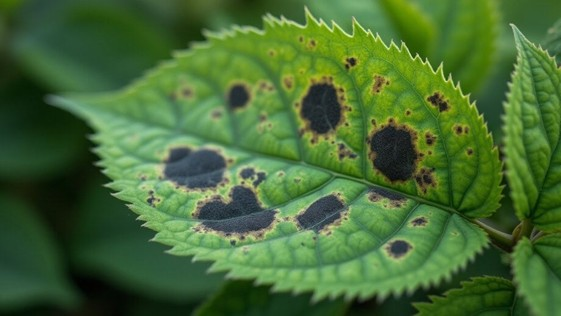
#> input picture Picture3.jpg, 561 x 316 px, found by its file name
$ python aaaaa1.py
#> lines starting #> are read from the running program, lines starting #| are printed output that depends on the picture; after the words box and inside, x2 and y2 are one past the last pixel; in counts of white or black regions, pixels touching at a corner belong together
import cv2
import numpy as np
import matplotlib.pyplot as plt

img = cv2.imread("picture3.jpg", cv2.IMREAD_GRAYSCALE)
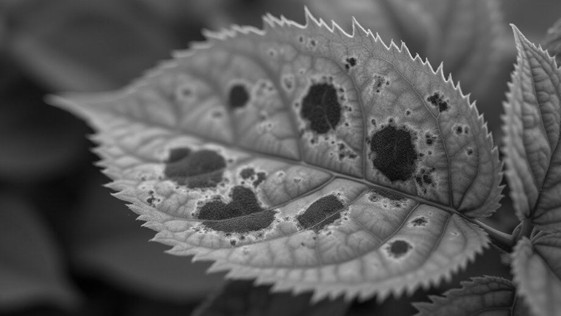
#> img: shape (316, 561); min 1, max 228, mean 89.3

def glcm_horizontal(image, levels):
    h, w = image.shape
    glcm = np.zeros((levels, levels), dtype=int)
    for y in range(h):
        for x in range(w - 1):
            i = image[y, x]
            j = image[y, x + 1]
            glcm[i, j] += 1
    return glcm

def glcm_vertical(image, levels):
    h, w = image.shape
    glcm = np.zeros((levels, levels), dtype=int)
    for y in range(h - 1):
        for x in range(w):
            i = image[y, x]
            j = image[y + 1, x]
            glcm[i, j] += 1
    return glcm

def glcm_diagonal(image, levels):
    h, w = image.shape
    glcm = np.zeros((levels, levels), dtype=int)
    for y in range(h - 1):
        for x in range(w - 1):
            i = image[y, x]
            j = image[y + 1, x + 1]
            glcm[i, j] += 1
    return glcm

def normalize_glcm(glcm):
    total = 0
    h, w = glcm.shape
    for i in range(h):
        for j in range(w):
            total += glcm[i, j]
    if total == 0:
        return glcm.astype(float)
    return glcm / total

def max_probability(glcm):
    h, w = glcm.shape
    max_val = 0
    for i in range(h):
        for j in range(w):
            if glcm[i, j] > max_val:
                max_val = glcm[i, j]
    return max_val

def energy(glcm):
    h, w = glcm.shape
    total = 0.0
    for i in range(h):
        for j in range(w):
            total += glcm[i, j] ** 2
    return total

def entropy(glcm):
    h, w = glcm.shape
    total = 0.0
    for i in range(h):
        for j in range(w):
            if glcm[i, j] > 0:
                total += -glcm[i, j] * np.log2(glcm[i, j])
    return total

def contrast(glcm):
    h, w = glcm.shape
    total = 0.0
    for i in range(h):
        for j in range(w):
            total += ((i - j) ** 2) * glcm[i, j]
    return total

def homogeneity(glcm):
    h, w = glcm.shape
    total = 0.0
    for i in range(h):
        for j in range(w):
            total += glcm[i, j] / (1 + abs(i - j))
    return total

def compute_features(glcm_raw):
    glcm = normalize_glcm(glcm_raw)
    return {
        "Max Probability": max_probability(glcm),
        "Energy": energy(glcm),
        "Entropy": entropy(glcm),
        "Contrast": contrast(glcm),
        "Homogeneity": homogeneity(glcm)
    }
patch = img[0:5, 0:5]
#> patch = [[74, 75, 75, 76, 76], [73, 73, 74, 75, 75], [71, 71, 71, 72, 73], [68, 68, 69, 70, 70], [68, 68, 68, 69, 70]]
minp, maxp = patch.min(), patch.max()
#> minp = 68; maxp = 76
levels = int(maxp - minp + 1)
#> levels = 9
patch = (patch - minp).astype(np.uint8)
#> patch = [[6, 7, 7, 8, 8], [5, 5, 6, 7, 7], [3, 3, 3, 4, 5], [0, 0, 1, 2, 2], [0, 0, 0, 1, 2]]

glcm_h = glcm_horizontal(patch, levels)
glcm_v = glcm_vertical(patch, levels)
glcm_d = glcm_diagonal(patch, levels)

features_h = compute_features(glcm_h)
#> after the loop in normalize_glcm, `for i in range(h):`: total = 20
#> after the loop in max_probability, `for i in range(h):`: max_val = 0.15
#> in energy, `h, w = glcm.shape`: h = 9
#> after the loop in energy, `for i in range(h):`: total = 0.09
#> in entropy, `h, w = glcm.shape`: h = 9
#> after the loop in entropy, `for i in range(h):`: total = 3.58
#> in contrast, `h, w = glcm.shape`: h = 9
#> after the loop in contrast, `for i in range(h):`: total = 0.5
#> in homogeneity, `h, w = glcm.shape`: h = 9
#> after the loop in homogeneity, `for i in range(h):`: total = 0.75
#> features_h = {'Max Probability': 0.15, 'Energy': 0.09, 'Entropy': 3.58, 'Contrast': 0.5, 'Homogeneity': 0.75}
features_v = compute_features(glcm_v)
#> features_v = {'Max Probability': 0.1, 'Energy': 0.075, 'Entropy': 3.82, 'Contrast': 3.75, 'Homogeneity': 0.463}
features_d = compute_features(glcm_d)
#> features_d = {'Max Probability': 0.125, 'Energy': 0.0781, 'Entropy': 3.75, 'Contrast': 2.31, 'Homogeneity': 0.578}

def print_features(direction, features):
    print(f"{direction}")
    for key, value in features.items():
        print(f"{key:15}:{round(value, 4)}")
    print()

print_features("Horizontal", features_h)
#> the loop in print_features, `for key, value in features.items():` made 5 passes
#> (key, value) on passes 1 to 5: ('Max Probability', 0.15), ('Energy', 0.09), ('Entropy', 3.58), ('Contrast', 0.5), ('Homogeneity', 0.75)
#| Max Probability:0.15
#| Energy         :0.09
#| Entropy        :3.5842
#| Contrast       :0.5
#| Homogeneity    :0.75
print_features("Vertical", features_v)
#> the loop in print_features (call 2), `for key, value in features.items():` made 5 passes
#> (key, value) on passes 1 to 5: ('Max Probability', 0.1), ('Energy', 0.075), ('Entropy', 3.82), ('Contrast', 3.75), ('Homogeneity', 0.463)
#| Max Probability:0.1
#| Energy         :0.075
#| Entropy        :3.8219
#| Contrast       :3.75
#| Homogeneity    :0.4625
print_features("Diagonal", features_d)

plt.figure(figsize=(20, 5))

plt.subplot(1, 4, 1)
plt.imshow(patch, cmap='gray')
plt.title("5x5 Image Patch")
plt.axis('off')

plt.subplot(1, 4, 2)
plt.imshow(normalize_glcm(glcm_h), cmap='hot')
plt.title("Horizontal GLCM")


plt.subplot(1, 4, 3)
plt.imshow(normalize_glcm(glcm_v), cmap='hot')
plt.title("Vertical GLCM")

plt.subplot(1, 4, 4)
plt.imshow(normalize_glcm(glcm_d), cmap='hot')
plt.title("Diagonal GLCM")


plt.tight_layout()
plt.show()
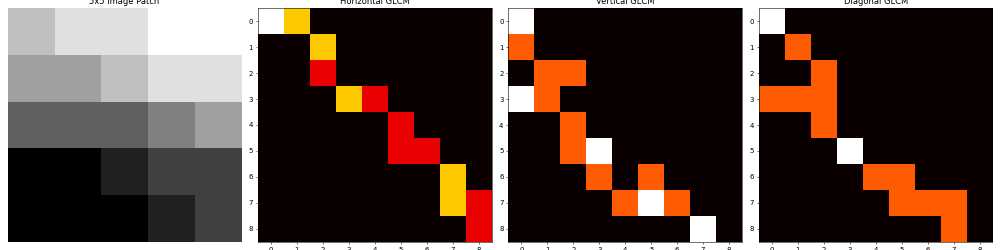
#> figure drawn by matplotlib, 4 panels

$ run again, with Picture1.jpg copied over Picture3.jpg
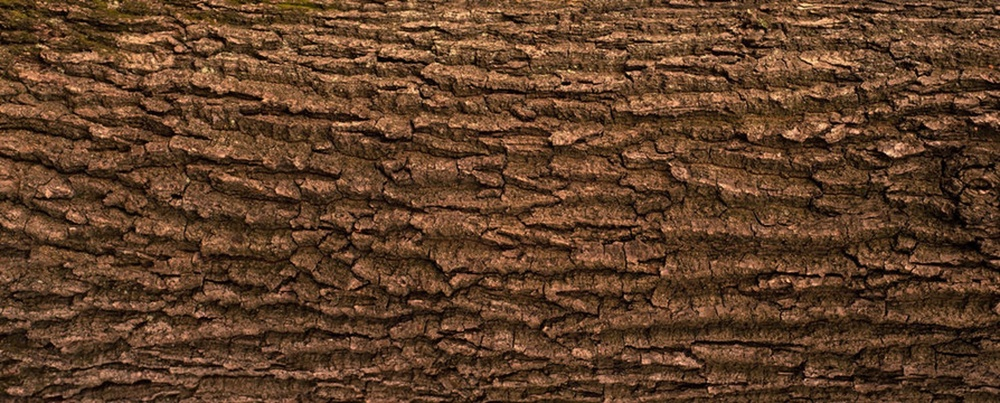
#> input picture Picture1.jpg, 1000 x 403 px, shrunk from 1743 x 702 before the run, found by its file name
#> `patch = img[0:5, 0:5]`: patch = [[81, 75, 81, 90, 96], [87, 82, 80, 84, 93], [53, 56, 54, 61, 79], [29, 38, 34, 39, 57], [41, 46, 36, 32, 39]]
#> minp = 29; maxp = 96
#> levels = 68
#> `patch = (patch - minp).astype(np.uint8)`: patch = [[52, 46, 52, 61, 67], [58, 53, 51, 55, 64], [24, 27, 25, 32, 50], [0, 9, 5, 10, 28], [12, 17, 7, 3, 10]]
#> after the loop in glcm_diagonal, `for y in range(h - 1):`:
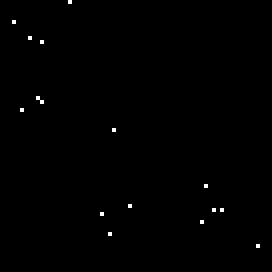
#> glcm: shape (68, 68) int64 (shown 4 times larger); values 0 (black) and 1 (white), 0.35% white in thin lines or dots, all inside (x1, y1, x2, y2) = (3, 0, 65, 62)
#> after the loop in normalize_glcm, `for i in range(h):`: total = 20
#> after the loop in max_probability, `for i in range(h):`: max_val = 0.05
#> in energy, `h, w = glcm.shape`: h = 68
#> after the loop in energy, `for i in range(h):`: total = 0.05
#> in entropy, `h, w = glcm.shape`: h = 68
#> after the loop in entropy, `for i in range(h):`: total = 4.32
#> in contrast, `h, w = glcm.shape`: h = 68
#> after the loop in contrast, `for i in range(h):`: total = 66.85
#> in homogeneity, `h, w = glcm.shape`: h = 68
#> after the loop in homogeneity, `for i in range(h):`: total = 0.16
#> features_h = {'Max Probability': 0.05, 'Energy': 0.05, 'Entropy': 4.32, 'Contrast': 66.85, 'Homogeneity': 0.16}
#> features_v = {'Max Probability': 0.05, 'Energy': 0.05, 'Entropy': 4.32, 'Contrast': 310.9, 'Homogeneity': 0.115}
#> features_d = {'Max Probability': 0.0625, 'Energy': 0.0625, 'Entropy': 4, 'Contrast': 213.9, 'Homogeneity': 0.221}
#> the loop in print_features, `for key, value in features.items():` made 5 passes
#> (key, value) on passes 1 to 5: ('Max Probability', 0.05), ('Energy', 0.05), ('Entropy', 4.32), ('Contrast', 66.85), ('Homogeneity', 0.16)
#> (printed output is left out)
#> the loop in print_features (call 2), `for key, value in features.items():` made 5 passes
#> (key, value) on passes 1 to 5: ('Max Probability', 0.05), ('Energy', 0.05), ('Entropy', 4.32), ('Contrast', 310.9), ('Homogeneity', 0.115)
#> (printed output is left out)
#> `plt.show()`:
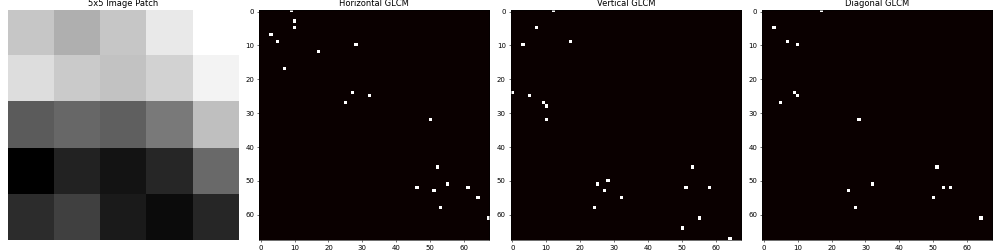
#> figure drawn by matplotlib, 4 panels

$ run again, with Picture2.jpg copied over Picture3.jpg
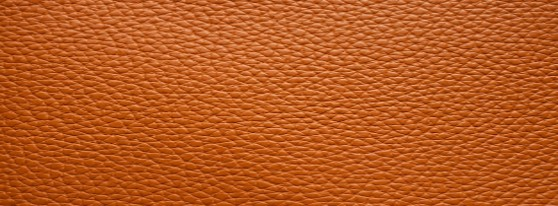
#> input picture Picture2.jpg, 558 x 206 px, found by its file name
#> `patch = img[0:5, 0:5]`: patch = [[89, 84, 84, 80, 69], [83, 75, 73, 83, 97], [58, 75, 93, 102, 102], [91, 97, 101, 108, 113], [82, 77, 72, 80, 90]]
#> minp = 58; maxp = 113
#> levels = 56
#> `patch = (patch - minp).astype(np.uint8)`: patch = [[31, 26, 26, 22, 11], [25, 17, 15, 25, 39], [0, 17, 35, 44, 44], [33, 39, 43, 50, 55], [24, 19, 14, 22, 32]]
#> after the loop in glcm_diagonal, `for y in range(h - 1):`:
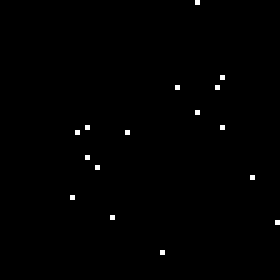
#> glcm: shape (56, 56) int64 (shown 5 times larger); values 0 (black) and 1 (white), 0.51% white in thin lines or dots, all inside (x1, y1, x2, y2) = (14, 0, 56, 51)
#> after the loop in normalize_glcm, `for i in range(h):`: total = 20
#> after the loop in max_probability, `for i in range(h):`: max_val = 0.05
#> in energy, `h, w = glcm.shape`: h = 56
#> after the loop in energy, `for i in range(h):`: total = 0.05
#> in entropy, `h, w = glcm.shape`: h = 56
#> after the loop in entropy, `for i in range(h):`: total = 4.32
#> in contrast, `h, w = glcm.shape`: h = 56
#> after the loop in contrast, `for i in range(h):`: total = 78
#> in homogeneity, `h, w = glcm.shape`: h = 56
#> after the loop in homogeneity, `for i in range(h):`: total = 0.222
#> features_h = {'Max Probability': 0.05, 'Energy': 0.05, 'Entropy': 4.32, 'Contrast': 78, 'Homogeneity': 0.222}
#> features_v = {'Max Probability': 0.05, 'Energy': 0.05, 'Entropy': 4.32, 'Contrast': 343.6, 'Homogeneity': 0.129}
#> features_d = {'Max Probability': 0.0625, 'Energy': 0.0625, 'Entropy': 4, 'Contrast': 395.4, 'Homogeneity': 0.0852}
#> the loop in print_features, `for key, value in features.items():` made 5 passes
#> (key, value) on passes 1 to 5: ('Max Probability', 0.05), ('Energy', 0.05), ('Entropy', 4.32), ('Contrast', 78), ('Homogeneity', 0.222)
#> (printed output is left out)
#> the loop in print_features (call 2), `for key, value in features.items():` made 5 passes
#> (key, value) on passes 1 to 5: ('Max Probability', 0.05), ('Energy', 0.05), ('Entropy', 4.32), ('Contrast', 343.6), ('Homogeneity', 0.129)
#> (printed output is left out)
#> `plt.show()`:
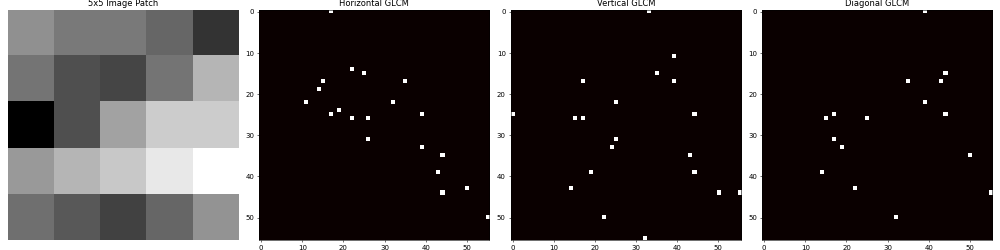
#> figure drawn by matplotlib, 4 panels
